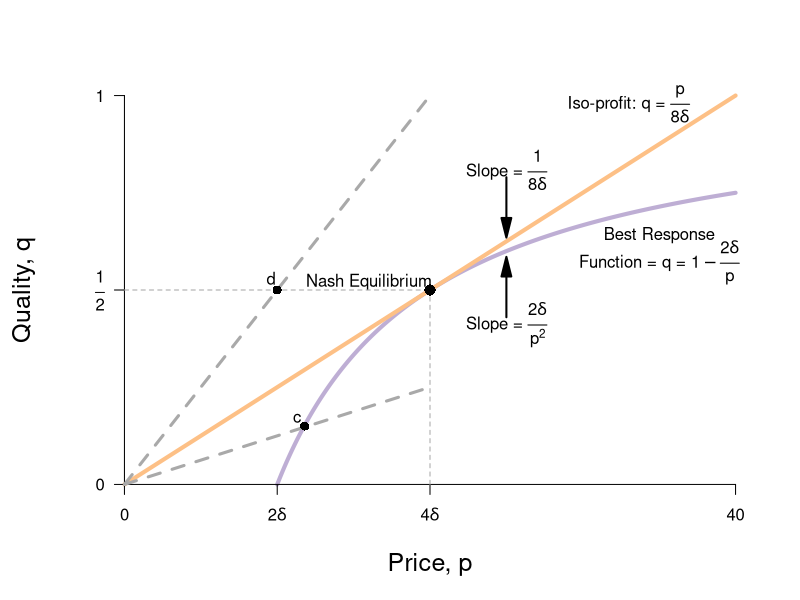

Reproduce this figure in R.
require(ggplot2)
require(shape)
pdf(file = "ch11_fig5.pdf", width = 9, height = 7)

#Set parameters for graphics
axislabelsize <- 1.5

brfFn <- function(p, delta = 5) {
  1 - (2 * delta) /p
}

solowCondition <- function(p, delta = 5){
  (p*(1/(8*delta)))
}

#COL <- c("#1B9E77", "#D95F02", "#7570B3", "#E7298A", "#66A61E", "#E6AB02", "#A6761D", "#666666")
COL <- c("#7fc97f", "#beaed4", "#fdc086", "#ffff99")
par(mar =  c(5, 5, 4, 2))
xlims <- c(0, 40)
ylims <- c(0, 1)


plot(0, 0, xlim = xlims, ylim = ylims, type = "n",
     xlab = expression(paste("Price, ", p)),
     ylab = expression(paste("Quality, ", q)),
     xaxt = "n", yaxt = "n", cex.lab = axislabelsize, bty = "n")

npts <- 500 
npts2 <- 501
#Specify the sequences of points for graphing. 
xx1 <- seq(10, xlims[2], length.out = npts)
xx2 <- seq(xlims[1], xlims[2], length.out = npts)

#Draw the lines for the graphs
lines(xx1, brfFn(xx1), col = COL[2], lwd = 4)
lines(xx2, solowCondition(xx2, delta = 5), col = COL[3], lwd = 4)

#Customize ticks and labels for the plot
ticksy <- c(0, 0.5, 1)
ylabels <- c(0, expression(paste(frac(1,2))), 1)
ticksx <- c(0, 10, 20, 40)
xlabels <- c(0, expression(paste(2*delta)), expression(paste(4*delta)), 40)
axis(1, at = ticksx, pos = 0, labels = xlabels)
axis(2, at = ticksy, pos = 0, labels = ylabels, las = 1)

#Annotation of the three graphs and the NE
text(33, 0.98, expression(paste("Iso-profit: ", q," = ", frac(p, 8*delta))))
text(35, 0.64, expression(paste("Best Response")))
text(35, 0.57, expression(paste("Function = q = ", 1 - frac(2*delta, p))))
text(16, 0.52, expression(paste("Nash Equilibrium")))

#Lines for the coordinates of the Nash equilbrium
segments(20, 0, 20, 0.5, lty = 2, col = "darkgray")
segments(0, 0.5, 20, 0.5, lty = 2, col = "darkgray")

#Iso-profit slope annotation
text(25, 0.81, expression(paste("Slope = ", frac(1, 8*delta))))
Arrows(25, 0.79, 25, 0.66, col = "black", lty = 1, lwd = 2, arr.type = "triangle")

#BRF Slope annotation
text(25, 0.41, expression(paste("Slope = ", frac(2*delta, p^2))))
Arrows(25, 0.43, 25, 0.56, col = "black", lty = 1, lwd = 2, arr.type = "triangle")

#Add a point for the NE
points(20, 0.5, pch = 16, col = "black", cex = 1.5)

#Add a ray and a point for d.  
segments(0, 0, 20, 1, lty = 2, lwd = 3, col = "darkgray")
points(10, 0.5, pch = 16, col = "black", cex = 1.2)
text(9.6, 0.53, expression(paste("d")))

#Add a ray and a point for a. 
segments(0, 0, 20, 0.25, lty = 2, lwd = 3, col = "darkgray")
points(11.8, 0.15, pch = 16, col = "black", cex = 1.2)
text(11.3, 0.17, expression(paste("c")))

dev.off()

